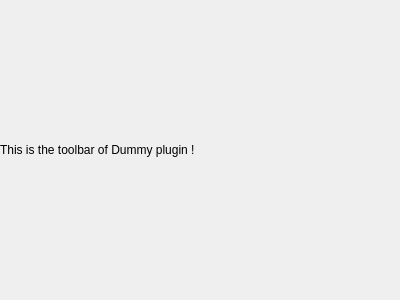
<?xml version="1.0" encoding="UTF-8"?>
<ui version="4.0">
 <class>widToolbar</class>
 <widget class="QWidget" name="widToolbar">
  <property name="geometry">
   <rect>
    <x>0</x>
    <y>0</y>
    <width>400</width>
    <height>300</height>
   </rect>
  </property>
  <property name="windowTitle">
   <string>Form</string>
  </property>
  <layout class="QVBoxLayout" name="verticalLayout">
   <property name="margin">
    <number>0</number>
   </property>
   <item>
    <widget class="QLabel" name="label">
     <property name="text">
      <string>This is the toolbar of Dummy plugin !</string>
     </property>
    </widget>
   </item>
  </layout>
 </widget>
 <resources/>
 <connections/>
</ui>
